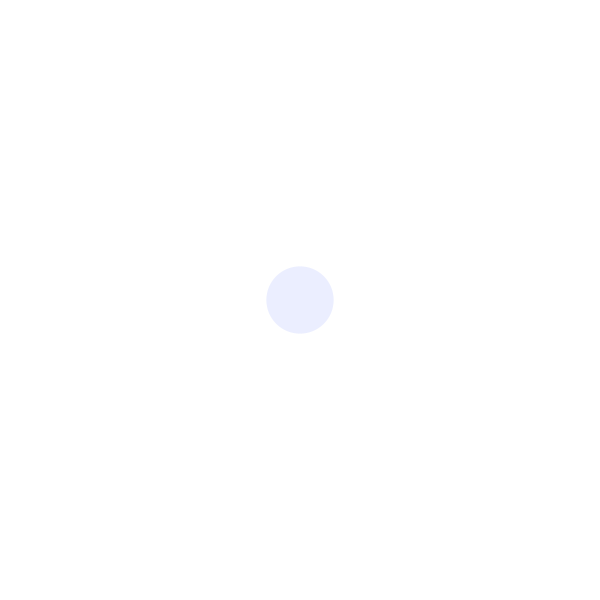
Frame 1 (no input)
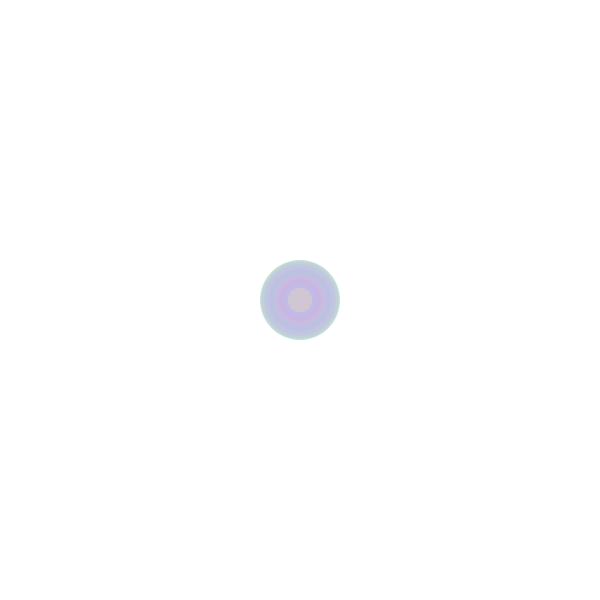
Frame 60 (the mouse pressed at the canvas centre just before this capture)
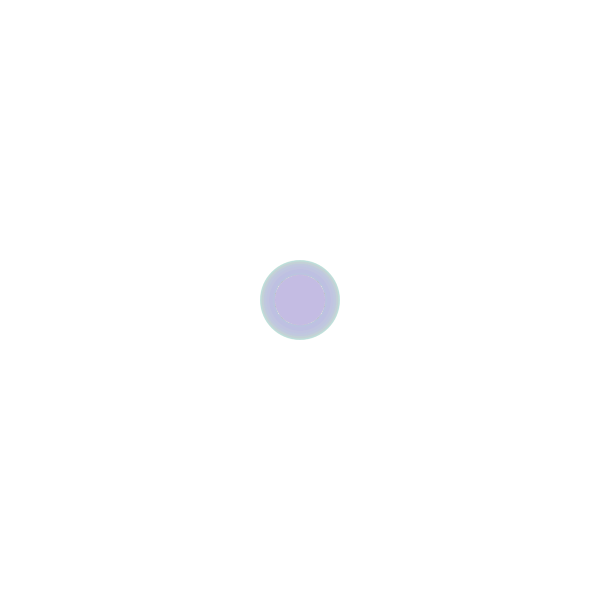
Frame 120 (the mouse held since frame 60 and released just before this capture)

The Processing sketch that drew these frames (run headless with seeded random() and noise(); from frame 60 on, the mouse is pressed at the canvas centre):

// Processing sketch: processing_85386
// ── processing_85386.pde

int counter;

void setup() {  //setup function called initially, only once
  size(600, 600);
  background(255);  //set background white
  colorMode(HSB);   //set colors to Hue, Saturation, Brightness mode
  counter = 0;
}

void draw() {  //draw function loops 
  counter++;
  noStroke();
  fill(random(255),100,255,50);
  
  if(mousePressed == true) { //add some interaction
    ellipse(mouseX, mouseY, 50, 50);
  }
  else {
    ellipse(width/2, height/2, 80*sin(counter), 80*sin(counter));
  }
}
